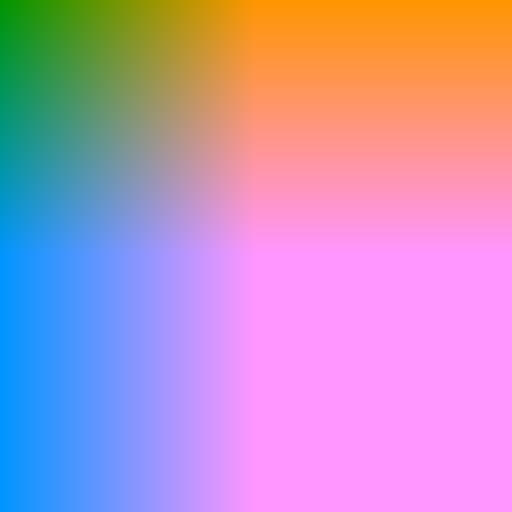
Frame 1 (no input)
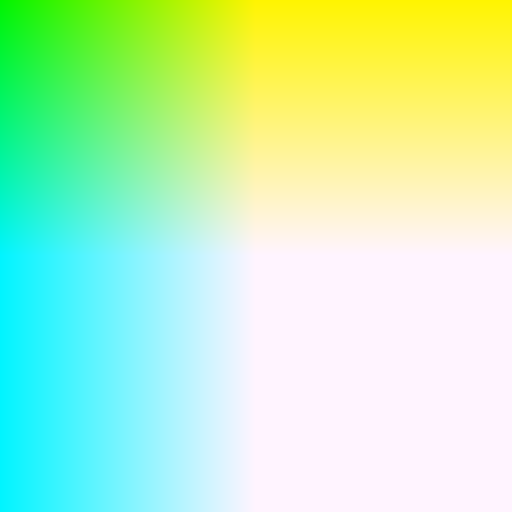
Frame 60 (no input)
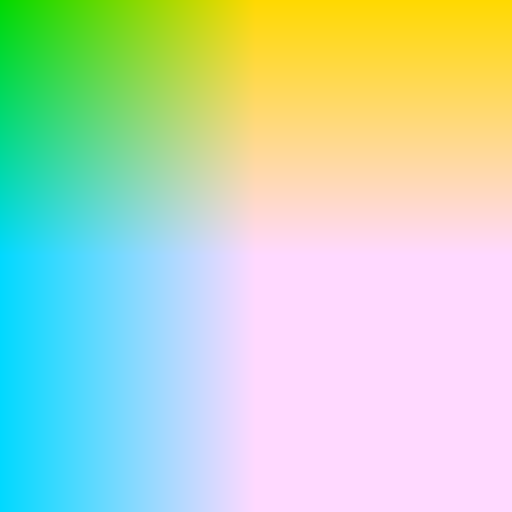
Frame 120 (the mouse pressed at the canvas centre since frame 60)

The p5.js sketch that drew these frames (run headless with seeded random() and noise() and a simulated clock; from frame 60 on, the mouse is pressed at the canvas centre):

// p5.js sketch
// ── sketch.js
// https://editor.p5js.org/jht1900/sketches/1Iy_OBSuc
// 11.3: The Pixel Array Sin

let a_comp = 149;
let a_size = 512; // 256;
let a_cycle = 1;
let a_angle = 0;
let a_change = 0.02;

function setup() {
  createCanvas(a_size, a_size);
  pixelDensity(1);
  // createSlider(min, max, [value], [step])
  createSlider(0, 255, a_comp).input(function ( ) {
    a_comp = this.value();
  })
  createCheckbox('Cycle', a_cycle).changed(function() {
    a_cycle = this.checked();
  });
}

function draw() {
  background(51);
  draw_pixels();
  if (a_cycle) {
    // map(value, in-start1, stop1, out-start2, stop2
    a_comp = map(sin(a_angle),-1,1,0,255)
    a_angle += a_change;
  }
}

function draw_pixels() {
  loadPixels();
  for (var y = 0; y < height; y++) {
    for (var x = 0; x < width; x++) {
      var index = (x + y * width) * 4;
      pixels[index + 0] = x;
      pixels[index + 1] = a_comp; //random(0,255);
      pixels[index + 2] = y;
      pixels[index + 3] = 255;
    }
  }
  updatePixels();
}

// TRY: check performance with frameRate()

// https://editor.p5js.org/jht1900/sketches/fhYjoOkXe
// 11.3: The Pixel Array Slider

// https://editor.p5js.org/jht1493/sketches/GiSAQWxq4
// 11.3: The Pixel Array

// https://github.com/CodingTrain/website/blob/master/
//  Tutorials/P5JS/p5.js_video
